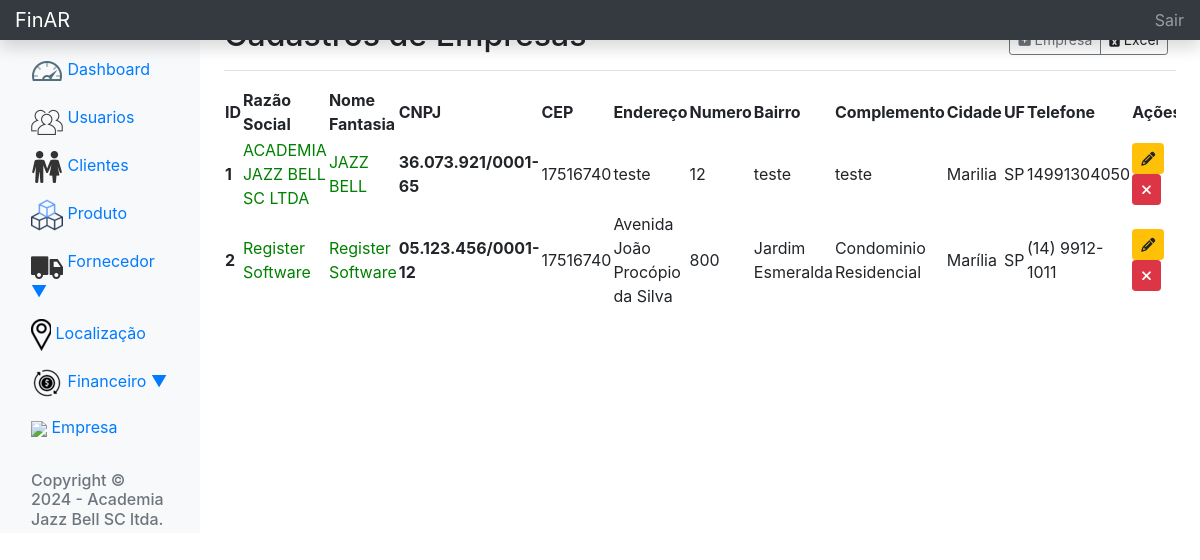
Screenshot of /index.php/empresa with the database file from the repository.
### tables this page shows
CREATE TABLE `empresa` (
  `id_empresa` int(11) NOT NULL,
  `razao_social` varchar(50) NOT NULL,
  `nome_fantasia` varchar(50) NOT NULL,
  `cnpj` char(18) NOT NULL,
  `cep` char(10) NOT NULL,
  `endereco` varchar(100) NOT NULL,
  `numero` char(5) NOT NULL,
  `bairro` varchar(50) NOT NULL,
  `complemento` varchar(100) NOT NULL,
  `cidade` varchar(50) NOT NULL,
  `uf` char(2) NOT NULL,
  `telefone` char(14) NOT NULL,
  `situacao` char(1) NOT NULL
);

### application/controllers/Empresa.php (called while the page is built, shortened)
<?php
class Empresa extends CI_Controller {
    public function __construct()
    {
		$this->load->model("empresa_model");
    }
	public function index()
	{
		$data["empresa"] =  $this->empresa_model->index();
		$data["title"] = "Empresa - FinAR";
		$this->load->view('templates/header',$data);
		$this->load->view('templates/nav-top',$data);
		$this->load->view('pages/empresa',$data);
	}
}

### index.php (called while the page is built, shortened)
<?php
require_once BASEPATH.'core/CodeIgniter.php';

### application/models/empresa_model.php (called while the page is built, shortened)
<?php
class Empresa_model extends CI_Model {
    public function index()
    {
        return $this->db->query("SELECT * FROM empresa")->result_array();
    }
}

### application/views/pages/empresa.php (the view, shortened to what this page needs)
<main role="main" class="col-md-9 ml-sm-auto col-lg-10 px-4">
    <link rel="stylesheet" href="https://cdn.datatables.net/2.0.2/css/dataTables.dataTables.css">
    <div class="d-flex justify-content-between flex-wrap flex-md-nowrap align-items-center pt-3 pb-2 mb-3 border-bottom">
        <h1 class="h2">Cadastros de Empresas</h1>
        <div class="btn-group mr-2">
            <a href="<?= base_url() ?>empresa/new" class="btn btn-sm btn-outline-secondary"><i class="fas fa-plus-square"></i> Empresa</a>
            <a onclick="controleDialog()" class="btn btn-sm btn-outline-secondary"><i class="fa-solid fa-file-excel"></i> Excel</a>
        </div>
    </div>
    <div class="table-responsive">
        <table class="row-border" id="empresa">
            <thead>
                <tr>
                    <th>ID</th>
                    <th>Razão Social</th>
                    <th>Nome Fantasia</th>
                    <th>CNPJ</th>
                    <th>CEP</th>
                    <th>Endereço</th>
                    <th>Numero</th>
                    <th>Bairro</th>
                    <th>Complemento</th>
                    <th>Cidade</th>
                    <th>UF</th>
                    <th>Telefone</th>
                    <th>Ações</th>
                </tr>
            </thead>
            <tbody>
                <?php foreach($empresa as $empresa) : ?>
                <tr>
                    <th><?= $empresa['id_empresa']?></th>
                    <td style="color: <?= ($empresa['situacao'] == 'T') ? 'green' : 'red'; ?>"><?= $empresa['razao_social']?></td>
                    <td style="color: <?= ($empresa['situacao'] == 'T') ? 'green' : 'red'; ?>"><?= $empresa['nome_fantasia']?></td>
                    <th><?= $empresa['cnpj']?></th>
                    <td><?= $empresa['cep']?></td>
                    <td><?= $empresa['endereco']?></td>
                    <td><?= $empresa['numero']?></td>
                    <td><?= $empresa['bairro']?></td>
                    <td><?= $empresa['complemento']?></td>
                    <td><?= $empresa['cidade']?></td>
                    <td><?= $empresa['uf']?></td>
                    <td><?= $empresa['telefone']?></td>
                    <td>
                        <?php if($empresa['situacao'] == 'T') : ?>
                            <a title="Editar Empresa" href="javascript:goEdit(<?= $empresa['id_empresa']?>)" class="btn btn-warning btn-sm btn-info"><i class="fa-solid fa-pencil"></i></a>
                            <a title="Inativar Empresa" href="javascript:goInativa(<?= $empresa['id_empresa']?>)" class="btn btn-primary btn-sm btn-danger"><i class="fa-solid fa-xmark"></i></a>
                        <?php endif; ?>
                </tr>
                <?php endforeach;?>
            </tbody>
        </table>
    </div>
</main>

### application/views/templates/header.php (shortened to what this page needs)
<!DOCTYPE html>
<html lang="en">
<head>
	<link rel="stylesheet" href="https://stackpath.bootstrapcdn.com/bootstrap/4.4.1/css/bootstrap.min.css">
	<link rel="stylesheet" href="https://getbootstrap.com/docs/4.4/examples/dashboard/dashboard.css">
</head>
<body>

### application/views/templates/nav-top.php (shortened to what this page needs)
<nav class="navbar navbar-dark fixed-top bg-dark flex-md-nowrap p-0 shadow">
  <a class="navbar-brand col-sm-3 col-md-2 mr-0" href="#">FinAR </a>
  <ul class="navbar-nav px-3">
    <li class="nav-item text-nowrap">
      <a class="nav-link" href="<?=base_url()?>login">Sair</a>
    </li>
  </ul>
</nav>
<div class="container-fluid">
  <div class="row">
    <nav class="col-md-2 d-none d-md-block bg-light sidebar">
      <div class="sidebar-sticky">
        <h6 class="sidebar-heading d-flex justify-content-between align-items-center px-3 mt-4 mb-1 text-muted">
          <span>Menu</span>
        </h6>
        <ul class="nav flex-column">
          <li class="nav-item">
            <a class="nav-link" href="<?= base_url() ?>dashboard">
              <span data-feather="file"><img src="\finar\imagens\Dashboard_40953.png"></span>
              Dashboard
            </a>
          </li>
					<li class="nav-item">
            <a class="nav-link" href="<?= base_url() ?>usuarios">
              <span data-feather="file"><img src="\finar\imagens\users_21945.png"></span>
              Usuarios
            </a>
          </li>
          <li class="nav-item">
            <a class="nav-link" href="<?= base_url() ?>clientes">
              <span data-feather="file"><img src="\finar\imagens\date_application_users_customers_2945.png"></span>
              Clientes
            </a>
          <li class="nav-item">
            <a class="nav-link" href="<?= base_url() ?>produto">
              <span data-feather="file"><img src="\finar\imagens\produtos.png"></span>
              Produto
            </a>
          <li class="nav-item">
            <a class="nav-link" href="#">
              <span data-feather="file"><img src="\finar\imagens\truck_13241.png"></span>
              Fornecedor ▼
            </a>
          <li class="nav-item">
            <a class="nav-link" href="<?= base_url() ?>localizacao">
              <span data-feather="file"><img src="\finar\imagens\1491254387-pindestinationmaplocation_82942.png"></span>
              Localização
            </a>
          <li class="nav-item">
            <a class="nav-link" href="#">
              <span data-feather="file"><img src="\finar\imagens\economic_sustainability_business_money_financial_icon_189076.png"></span>
              Financeiro ▼
            </a>
          <li class="nav-item">
            <a class="nav-link" href="<?= base_url() ?>empresa">
              <span data-feather="file"><img src="\finar\imagens\office_business_work_workplace_home_company_icon_175608.png"></span>
              Empresa
            </a>
          <h6 class="sidebar-heading d-flex justify-content-between align-items-center px-3 mt-4 mb-1 text-muted">
          <span>Copyright © 2024 - Academia Jazz Bell SC ltda.</span>
        </h6>
        </ul>
      </div>
    </nav>

### rows the page displays
empresa: id_empresa "1", razao_social "ACADEMIA JAZZ BELL SC LTDA", nome_fantasia "JAZZ BELL", cnpj "36.073.921/0001-65", cep "17516740", endereco "teste", numero "12", bairro "teste", complemento "teste", cidade "Marilia", uf "SP", telefone "14991304050"
empresa: id_empresa "2", razao_social "Register Software", nome_fantasia "Register Software", cnpj "05.123.456/0001-12", cep "17516740", endereco "Avenida João Procópio da Silva", numero "800", bairro "Jardim Esmeralda", complemento "Condominio Residencial", cidade "Marília", uf "SP", telefone "(14) 9912-1011"
